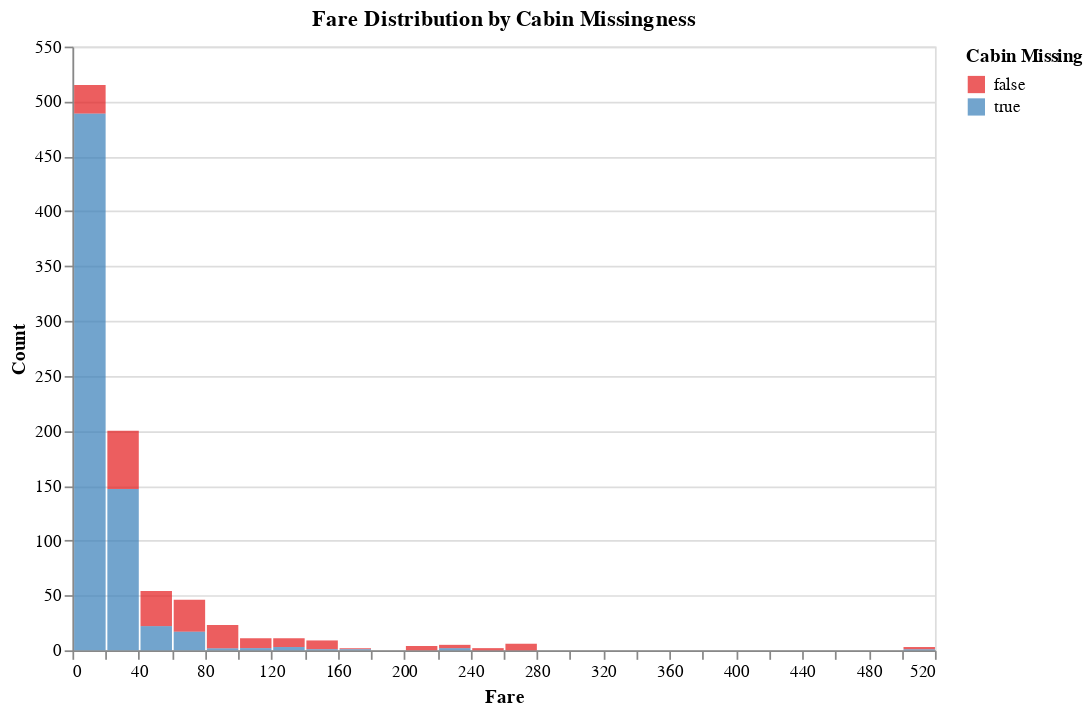

Notebook code cell kept with this figure:
### Code cell
import altair as alt
alt.Chart(data).mark_bar(opacity=0.7).encode(
    x=alt.X(
        "Fare:Q",
        bin=alt.Bin(maxbins=40),
        title="Fare"
    ),
    y=alt.Y("count()", title="Count"),
    color=alt.Color(
        "Cabin_missing:N",
        title="Cabin Missing",
        scale=alt.Scale(scheme="set1")
    )
).properties(
    width=500,
    height=350,
    title="Fare Distribution by Cabin Missingness"
)

### Figure 1 — Vega-Lite specification as saved in the notebook (floating-point values rounded to 4 significant figures; data arrays with more than 128 entries replaced by an {"elided": "..."} marker saying what was removed)
{"config": {"view": {"continuousWidth": 300, "continuousHeight": 300}}, "data": {"name": "data-27785c81f50fe3a3f04b2d873426516b"}, "mark": {"type": "bar", "opacity": 0.7}, "encoding": {"color": {"field": "Cabin_missing", "scale": {"scheme": "set1"}, "title": "Cabin Missing", "type": "nominal"}, "x": {"bin": {"maxbins": 40}, "field": "Fare", "title": "Fare", "type": "quantitative"}, "y": {"aggregate": "count", "title": "Count", "type": "quantitative"}}, "height": 350, "title": "Fare Distribution by Cabin Missingness", "width": 500, "$schema": "https://vega.github.io/schema/vega-lite/v5.20.1.json", "datasets": {"data-27785c81f50fe3a3f04b2d873426516b": {"elided": "891 records"}}}
